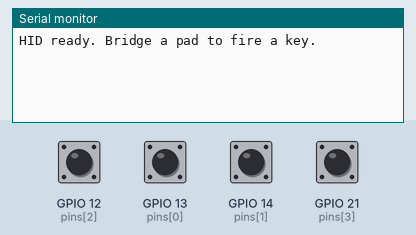
Simulated run of this sketch. Board: ESP32-S3. Parts: the last lines printed to the serial monitor. The inputs (shaded band) are chosen by the test bench; at power-on: GPIO 12 (pins[2]), GPIO 13 (pins[0]), GPIO 14 (pins[1]), GPIO 21 (pins[3]) HIGH. USB keyboard and mouse output is not drawn.

Above: at 2.2 s.
2.3 s: GPIO 12 (pins[2]) pulled LOW for 0.15 s
At 3.0 s:
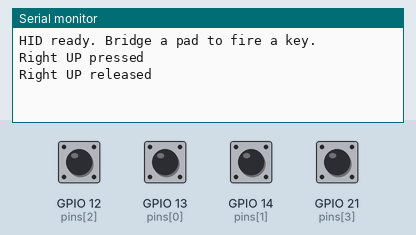
3.9 s: GPIO 13 (pins[0]) pulled LOW for 0.15 s
At 5.2 s:
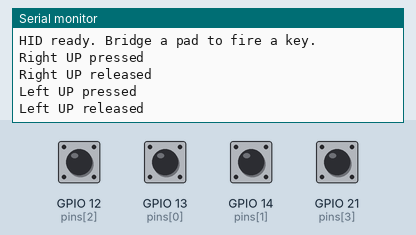
5.5 s: GPIO 14 (pins[1]) pulled LOW for 0.15 s
At 6.4 s:
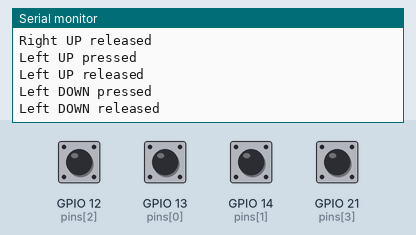
7.1 s: GPIO 21 (pins[3]) pulled LOW for 0.15 s
At 7.9 s:
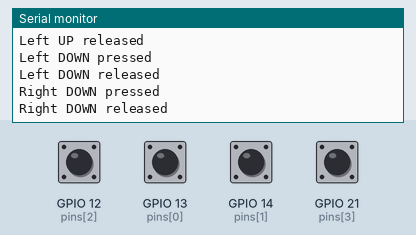

Measured:
- after the input at 2.3 s, the serial monitor: prints a new line at once (image 1)
- after the input at 3.9 s, the serial monitor: prints a new line at once (image 2)
- after the input at 5.5 s, the serial monitor: prints a new line at once (image 3)
- after the input at 7.1 s, the serial monitor: prints a new line at once (image 4)

The sketch:

HID_Keyboard_CopperButton.ino
```cpp
/*
 * Alt.Ctrl Workshop — Session 1: HID Keyboard Emulation
 * Board: FireBeetle 2 ESP32-S3 (native USB HID)
 * FOUR copper-tape buttons → keyboard keys, for two-player Pong
 *
 * WIRING (each button = two copper pads that touch when pressed):
 *   Button 1: one end → IO13 (D11), other end → GND   (Left  UP   = 'w')
 *   Button 2: one end → IO14 (D10), other end → GND   (Left  DOWN = 's')
 *   Button 3: one end → IO12 (D12), other end → GND   (Right UP   = up arrow)
 *   Button 4: one end → IO21 (D13), other end → GND   (Right DOWN = down arrow)
 *   No resistors needed — INPUT_PULLUP handles that internally.
 *   All GND pads can share one GND pin on the board.
 *   (Wire to the IO number; the D-label is printed next to it on the board.)
 *
 * SETTINGS (Tools menu):
 *   USB Mode → "USB-OTG (TinyUSB)"   (turns the board into a keyboard)
 *   USB CDC On Boot → "Enabled"      (keeps Serial working over the same cable)
 *   Serial Monitor speed → 115200
 */

#include "USB.h"             // The ESP32's built-in USB engine (not from Library Manager!)
#include "USBHIDKeyboard.h"  // Lets the board pretend to be a keyboard

USBHIDKeyboard Keyboard;      // Create a fake keyboard named 'Keyboard'

// --- Describe each button in one place ---
// Add or change a button
const int NUM_BUTTONS = 4; // how many buttons do you have

int  pins[NUM_BUTTONS] = { 13, 14, 12, 21 };   // the IO pin each button is wired to; the order matters; the first number pairs with the first key and the first name, and so on
int  keys[NUM_BUTTONS] = { 'w', 's', KEY_UP_ARROW, KEY_DOWN_ARROW };  // key each one presses
const char* names[NUM_BUTTONS] = { "Left UP", "Left DOWN", "Right UP", "Right DOWN" }; // these are for Serial Monitor's debug message.

// Remember each button's state from last loop, so we act only on press/release.
bool prev[NUM_BUTTONS];

void setup() {
  Serial.begin(115200);     // Talk to the Serial Monitor (must match!)

  // Set every button pin as an input with pull-up, and mark it "not pressed".
  for (int i = 0; i < NUM_BUTTONS; i++) {
    pinMode(pins[i], INPUT_PULLUP);
    prev[i] = HIGH;
  }

  Keyboard.begin();         // Wake up the fake keyboard
  USB.begin();              // Start the USB engine

  delay(1000);              // give the USB a second to connect
  Serial.println("HID ready. Bridge a pad to fire a key.");
}

void loop() {
  // Check all four buttons every loop.
  for (int i = 0; i < NUM_BUTTONS; i++) {
    bool now = digitalRead(pins[i]);   // LOW = pressed

    if (now == LOW && prev[i] == HIGH) {   // just pressed
      Keyboard.press(keys[i]);             // hold the key DOWN
      Serial.print(names[i]);
      Serial.println(" pressed");
    }
    if (now == HIGH && prev[i] == LOW) {   // just released
      Keyboard.release(keys[i]);           // let the key UP
      Serial.print(names[i]);
      Serial.println(" released");
    }

    prev[i] = now;   // remember for next loop
  }

  delay(10);         // simple debounce
}
```
